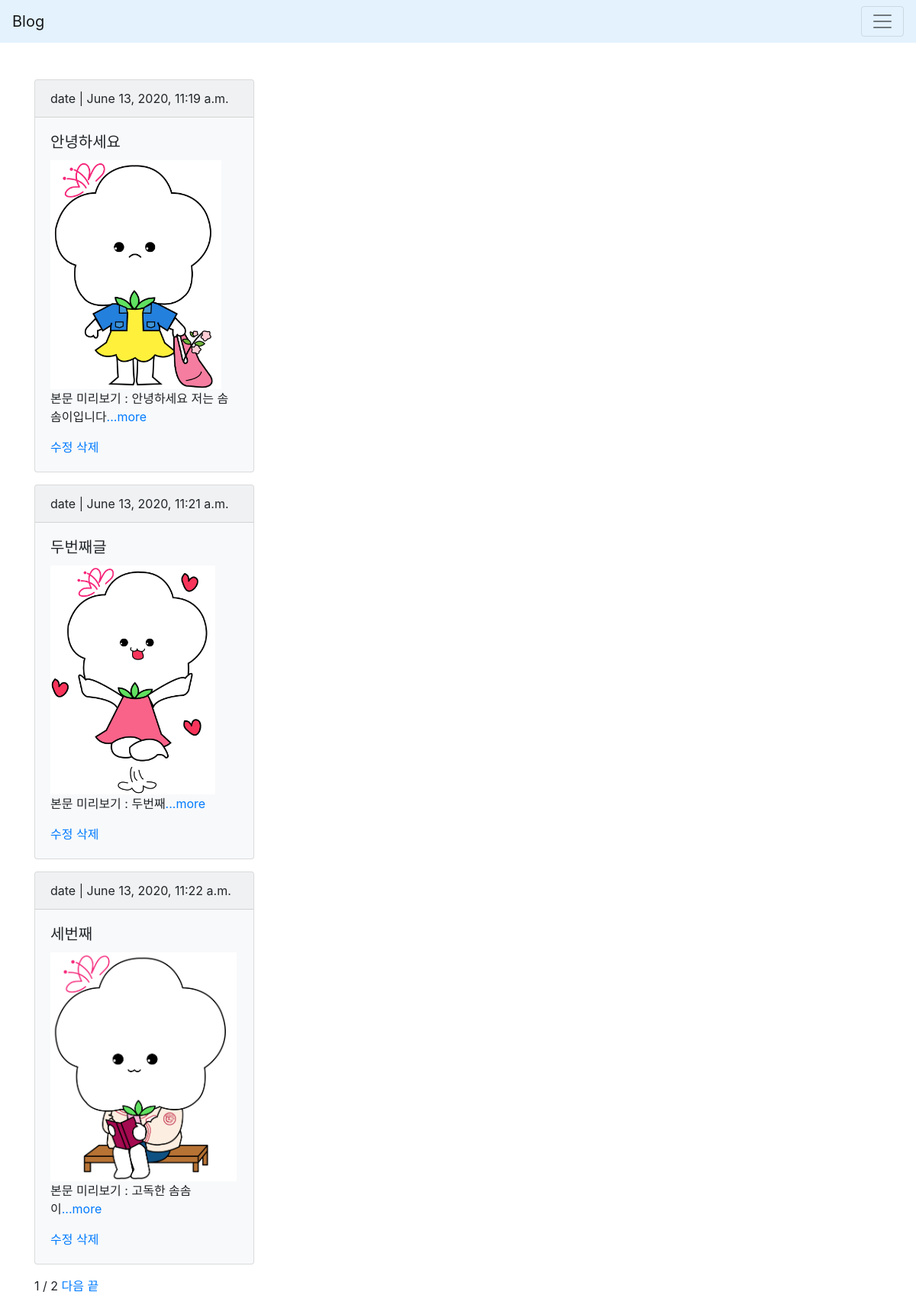
The app's page /, older data.
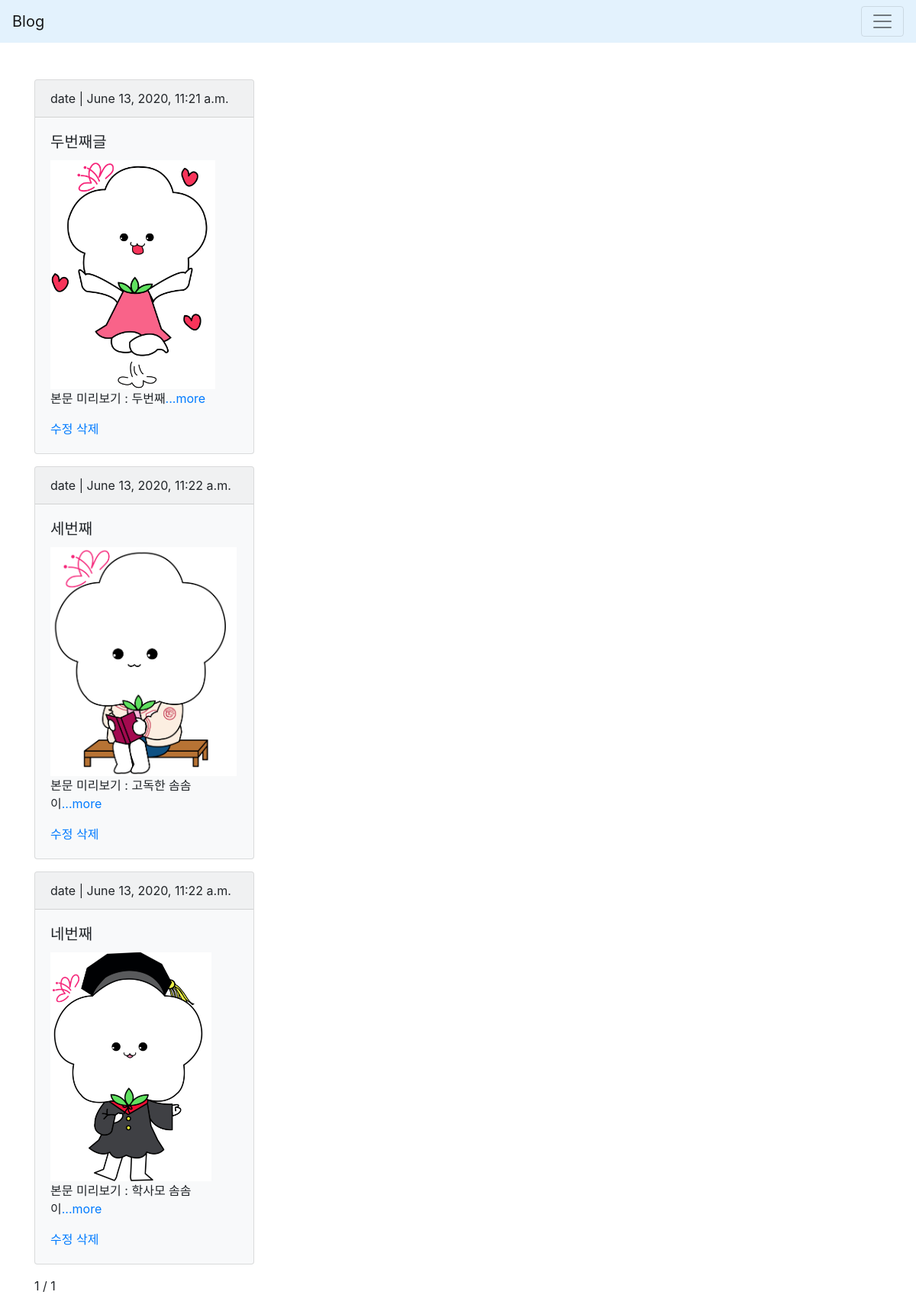
The same page, newer data.
### blogapp/models.py (models this page shows, shortened)
class Blog(models.Model):
    title = models.CharField(max_length=100)
    photo = models.ImageField(upload_to='images/', null = True)
    pub_date = models.DateTimeField('date published')
    body = models.TextField()
    def summary(self):
        return self.body[:100]

### blogapp/views.py (the view)
# urls.py: 2. Add a URL to urlpatterns:  path('', views.home, name='home')
def home(request):
    blog_list = Blog.objects.all()
    paginator = Paginator(blog_list, 3)
    page = request.GET.get('page')
    posts = paginator.get_page(page)
    return render(request, 'home.html', {'blogs':blog_list, 'posts':posts})

### blogapp/templates/home.html (shortened to what this page needs)
{% block contents %}
<head>
    <link rel="stylesheet" href="https://stackpath.bootstrapcdn.com/bootstrap/4.5.0/css/bootstrap.min.css">
</head>
<body>
    <nav class="navbar navbar-light" style="background-color: #e3f2fd;">
        <a class="navbar-brand" href="#">Blog</a>
        <button class="navbar-toggler" type="button" data-toggle="collapse" data-target="#navbarSupportedContent" aria-controls="navbarSupportedContent" aria-expanded="false" aria-label="Toggle navigation">
          <span class="navbar-toggler-icon"></span>
        </button>
    </nav>
    <br><br>
      {% for blog in posts %}
      <div class="container">
          <div class="card bg-light mb-3" style="max-width: 18rem;">
              <div class="card-header">date  |  {{blog.pub_date}}</div>
              <div class="card-body">
                <h5 class="card-title">{{blog.title}}</h5>
                {% if blog.photo %}
                <img src="{{blog.photo.url}}" height=300 alt="">
                {% endif %}
                <p class="card-text">본문 미리보기 : {{blog.summary}}<a href="{% url 'detail' blog.id %}">...more</a></p>
                <a href = "{% url 'update' blog.id %}">수정</a>
                <a href = "{% url 'delete' blog.id %}">삭제</a>
                <br>
              </div>
            </div>
          </div>
      {%endfor%}
    <div class="container">
      <span>{{posts.number}}</span>
      <span>/</span>
      <span>{{posts.paginator.num_pages}}</span>
      {%if posts.has_next%}
      <a href="?page={{posts.next_page_number}}">다음</a>
      <a href="?page={{posts.paginator.num_pages_number}}">끝</a>
      {% endif %}
    </div>
</body>
{% endblock %}

Row changes from the older to the newer data that the page shows:
removed Blog: pub_date "June 13, 2020, 11:19 a.m.", title "안녕하세요", photo (picture), summary "안녕하세요 저는 솜솜이입니다"
now on this page (row unchanged): Blog: pub_date "June 13, 2020, 11:22 a.m.", title "네번째", photo (picture), summary "학사모 솜솜이"
Text that changed along with them:
{{ posts.paginator.num_pages }}: "2" → "1"
text no longer shown: "다음 끝"
